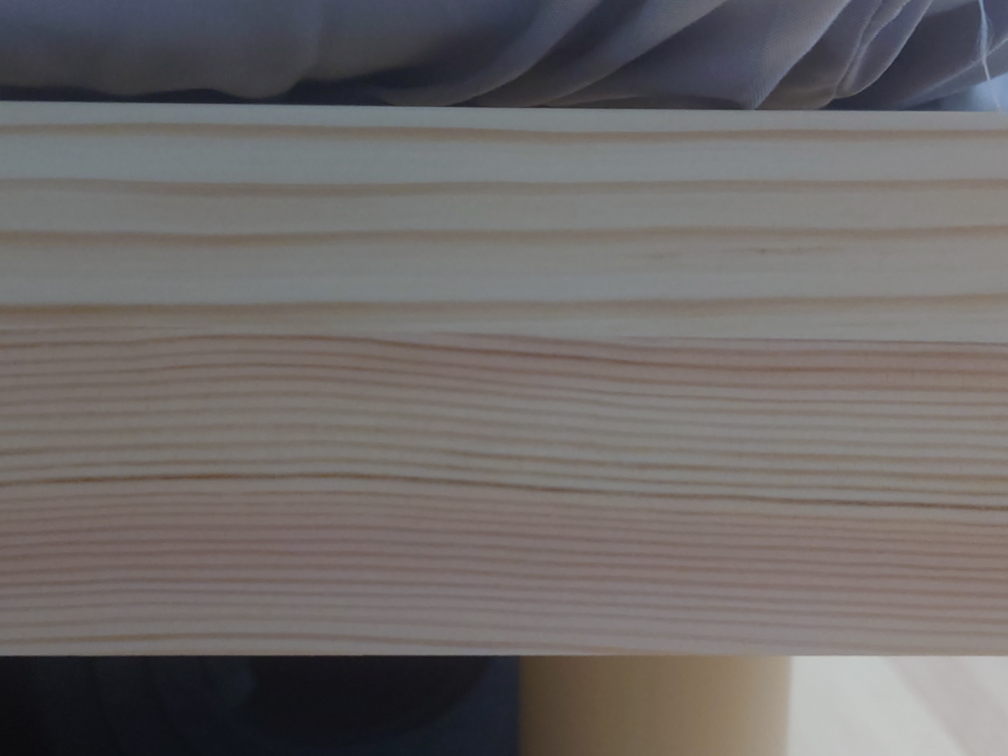
#> input picture res/20240818_001846.JPG, 4032 x 3024 px (shown at 1/4 size)
$ python -i img_logic.py   (imports and definitions only)
#> lines starting #> are read from the running program, lines starting #| are printed output that depends on the picture; after the words box and inside, x2 and y2 are one past the last pixel; in counts of white or black regions, pixels touching at a corner belong together
"""
Image processing logics are stored here

"""
import cv2
import os

# Get path for each logic to reuse
cwd_path = os.getcwd()  # returns entrypoint path
rel_img_path = r"res\target_img\target_img.JPG"
full_img_path = os.path.join(cwd_path, rel_img_path)


def DynamicThresholdLogic(input_img,
                          MeanImgKernelSize:list = [401, 401], DynamicThresholdConstant:int = 1,
                          DynamicThresholdOffset:int = 0, IsDark = True,  ErosionKernelSize = [20,20],
                          OpeningKernelSize = [2,2],):

    # img = cv2.imread(full_img_path, cv2.IMREAD_GRAYSCALE)

    img = input_img

    # cv2.imshow('After Reading', img)
    # cv2.waitKey(0)

    # Mean image & Dynamic Thresholding
    img = cv2.adaptiveThreshold(img, 255, cv2.ADAPTIVE_THRESH_MEAN_C, cv2.THRESH_BINARY,
                                MeanImgKernelSize[0], DynamicThresholdOffset)
    if (IsDark):
        img = cv2.bitwise_not(img)

    # img = cv2.add(img, DynamicThresholdOffset)
    # img = img + DynamicThresholdOffset
    # img[img<0] = 0
    # img[img>255] = 255


    # cv2.imshow('After Dynamic Threshold', img)
    # cv2.waitKey(0)

    # Erosion
    kernel_shape = cv2.MORPH_RECT
    erode_kernel = cv2.getStructuringElement(kernel_shape, (ErosionKernelSize[0], ErosionKernelSize[1]))
    img = cv2.erode(img, erode_kernel)

    # cv2.imshow('After Erosion', img)
    # cv2.waitKey(0)


    # Opening
    opening_kernel = cv2.getStructuringElement(kernel_shape, (OpeningKernelSize[0], OpeningKernelSize[1]))
    img = cv2.morphologyEx(img, cv2.MORPH_OPEN, opening_kernel)

    # cv2.imshow('After Opening', img)
    # cv2.waitKey(0)
    return img
    # Connection

>>> import cv2
>>> picture = cv2.imread('res/20240818_001846.JPG', cv2.IMREAD_GRAYSCALE)
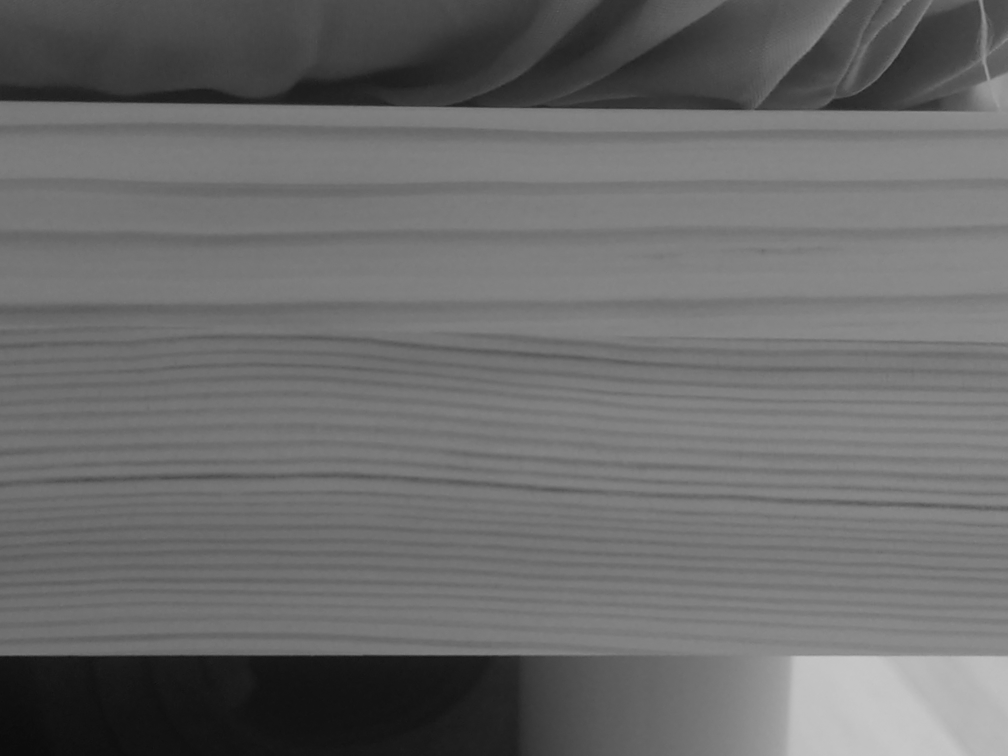
#> picture: shape (3024, 4032) (shown at 1/4 size); min 8, max 201, mean 106.7
>>> result = DynamicThresholdLogic(picture)
#> in DynamicThresholdLogic, `img = cv2.adaptiveThreshold(img, 255, cv2.ADAPTIVE_THRESH_MEAN_C, cv2...`:
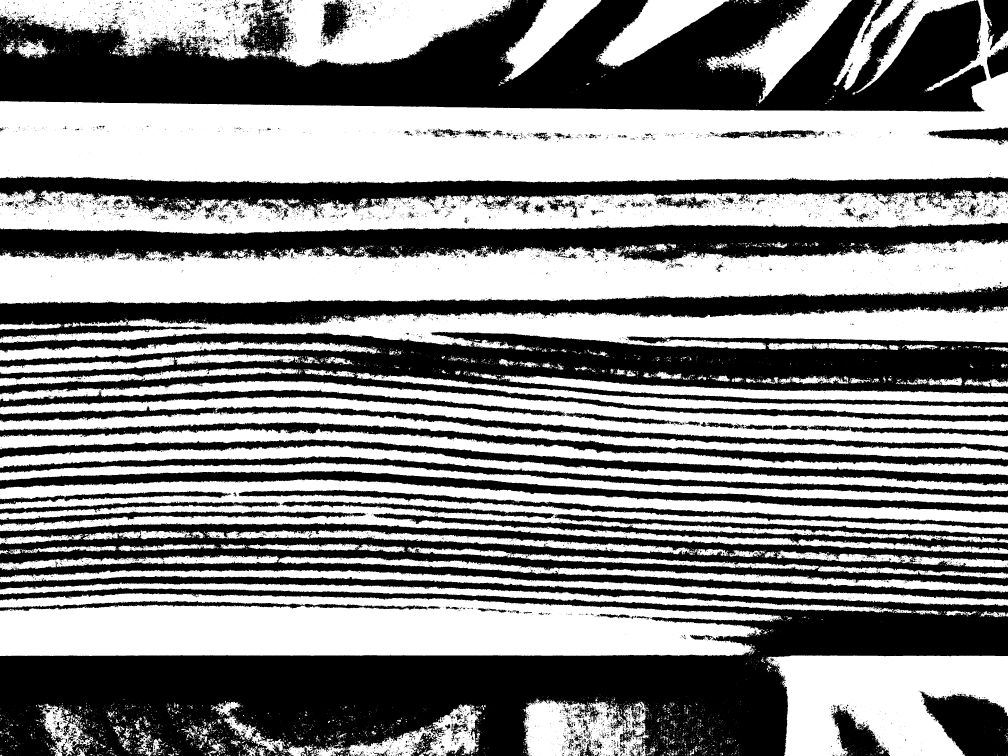
#> img: shape (3024, 4032) (shown at 1/4 size); 52.5% white; 14269 black regions (13502 under 20 px), largest, box (x1, y1, x2, y2) and area: (0, 2302, 4032, 3024) 1404680, (0, 0, 3946, 446) 1104336, (0, 1327, 4032, 1689) 686726
#> in DynamicThresholdLogic, `img = cv2.erode(img, erode_kernel)`:
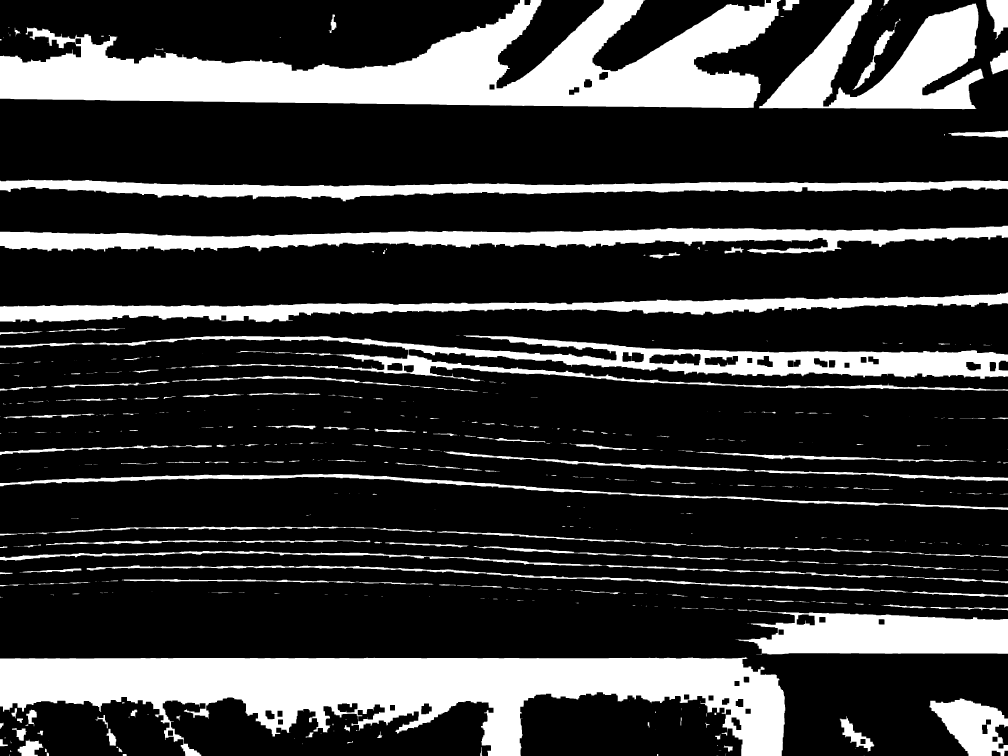
#> img: shape (3024, 4032) (shown at 1/4 size); 22.2% white; 468 white regions (186 under 20 px), largest, box (x1, y1, x2, y2) and area: (0, 2629, 3141, 3024) 659578, (0, 0, 3122, 432) 657051, (0, 1341, 4032, 1564) 216187
#> in DynamicThresholdLogic, `img = cv2.morphologyEx(img, cv2.MORPH_OPEN, opening_kernel)`: img: shape (3024, 4032); 22.2% white; 431 white regions (105 under 20 px), largest, box (x1, y1, x2, y2) and area: (0, 2630, 3142, 3024) 659170, (0, 0, 3123, 433) 657434, (0, 1343, 4032, 1564) 214071
